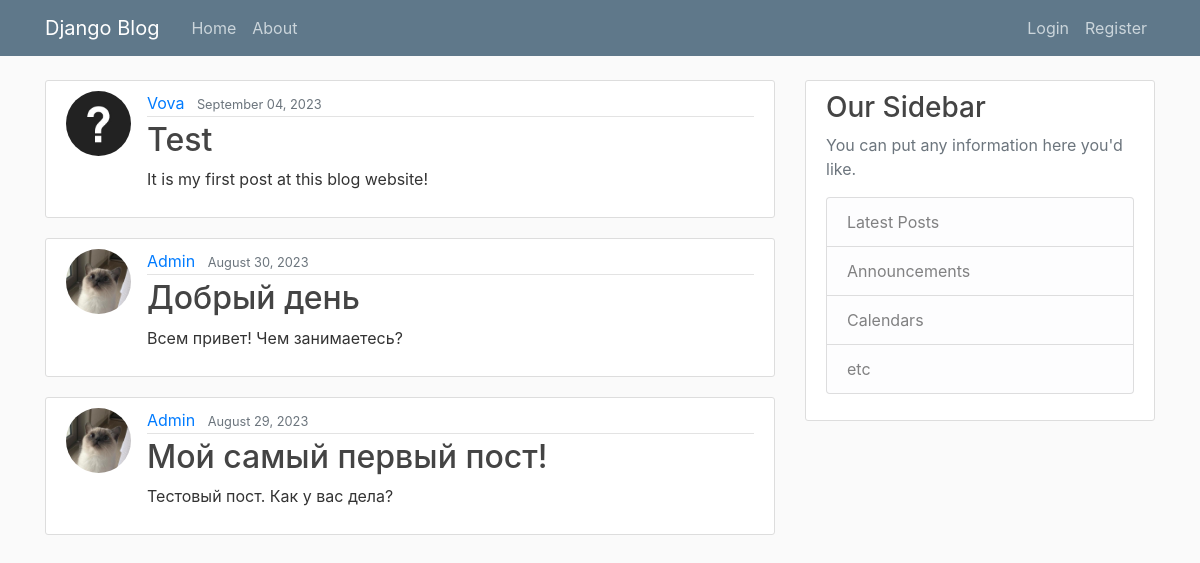
Before: / with the older database file.
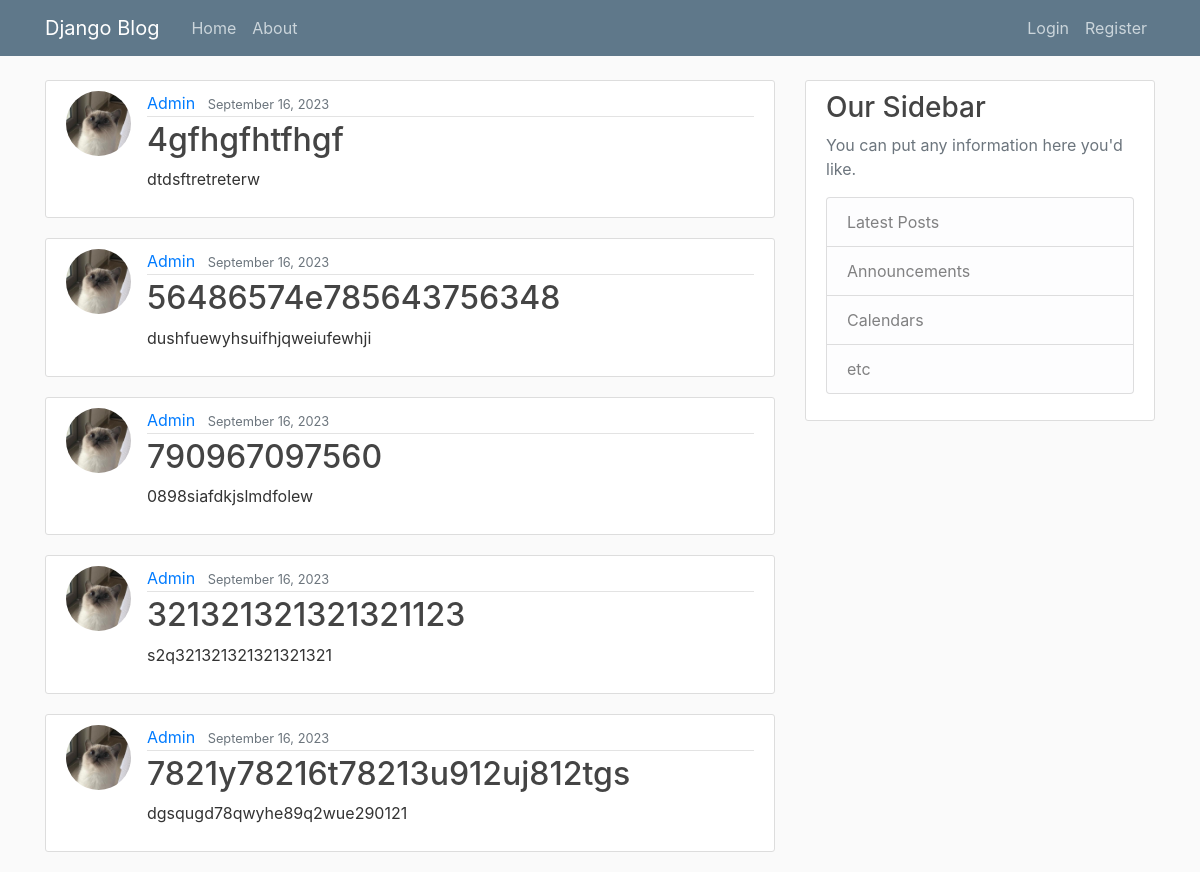
After: the same page with the newer database file.
### blog/models.py (models this page shows, shortened)
class Post(models.Model):
    title = models.CharField(max_length=100)
    content = models.TextField()
    date_posted = models.DateTimeField(default=timezone.now)
    author = models.ForeignKey(User, on_delete=models.CASCADE)

### user/models.py (models this page shows, shortened)
class Profile(models.Model):
    user = models.OneToOneField(User, on_delete=models.CASCADE)
    image = models.ImageField(default='default.jpg', upload_to='profile_pics')

### blog/views.py (the view)
# urls.py: path('', PostlistView.as_view(), name='blog-home'),
class PostlistView(ListView):
    model = Post
    template_name = 'blog/home.html'
    context_object_name = 'posts'
    ordering = ['-date_posted']
    paginate_by = 5

### blog/templates/blog/home.html
{% extends "blog/base.html" %}
{% block content %}
    {% for post in posts %}
        <article class="media content-section">
          <img class="rounded-circle article-img" src="{{ post.author.profile.image.url }}">
          <div class="media-body">
            <div class="article-metadata">
              <a class="mr-2" href="#">{{ post.author }}</a>
              <small class="text-muted">{{ post.date_posted|date:"F d, Y" }}</small>
            </div>
            <h2><a class="article-title" href="{% url 'post-detail' post.id %}">{{ post.title }}</a></h2>
            <p class="article-content">{{ post.content }}</p>
          </div>
        </article>
    {% endfor %}
{% endblock content %}

Changed rows visible on the page:
no longer on this page (row unchanged): Post: author.profile.image (placeholder picture), author "Vova", date_posted "September 04, 2023", title "Test", content "It is my first post at this blog website!"
no longer on this page (row unchanged): Post: author.profile.image (picture), author "Admin", date_posted "August 30, 2023", title "Добрый день", content "Всем привет! Чем занимаетесь?"
no longer on this page (row unchanged): Post: author.profile.image (picture), author "Admin", date_posted "August 29, 2023", title "Мой самый первый пост!", content "Тестовый пост. Как у вас дела?"
added Post: author.profile.image (picture), author "Admin", date_posted "September 16, 2023", title "4gfhgfhtfhgf", content "dtdsftretreterw"
added Post: author.profile.image (picture), author "Admin", date_posted "September 16, 2023", title "56486574e785643756348", content "dushfuewyhsuifhjqweiufewhji"
added Post: author.profile.image (picture), author "Admin", date_posted "September 16, 2023", title "790967097560", content "0898siafdkjslmdfolew"
added Post: author.profile.image (picture), author "Admin", date_posted "September 16, 2023", title "321321321321321123", content "s2q321321321321321321"
added Post: author.profile.image (picture), author "Admin", date_posted "September 16, 2023", title "7821y78216t78213u912uj812tgs", content "dgsqugd78qwyhe89q2wue290121"
